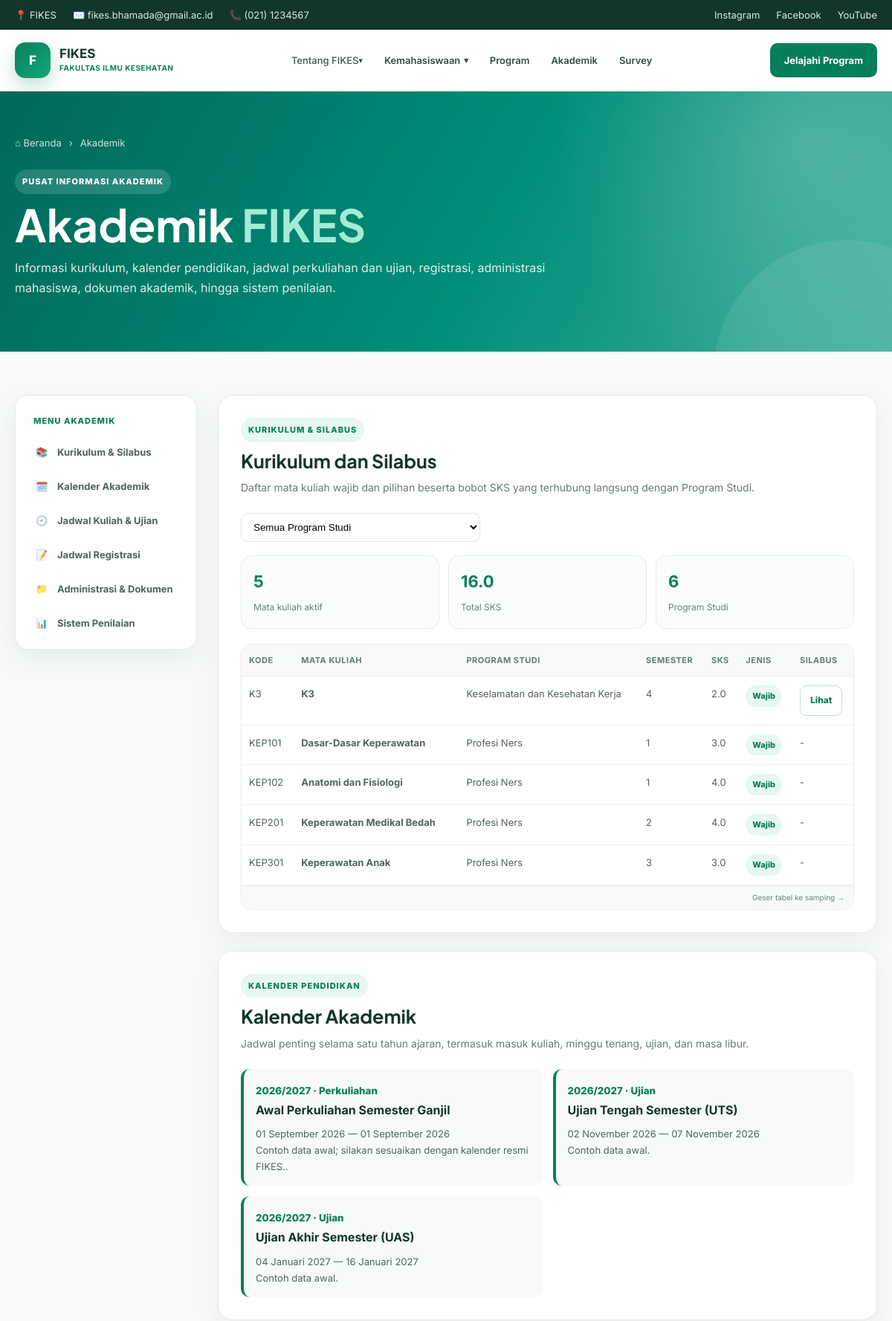
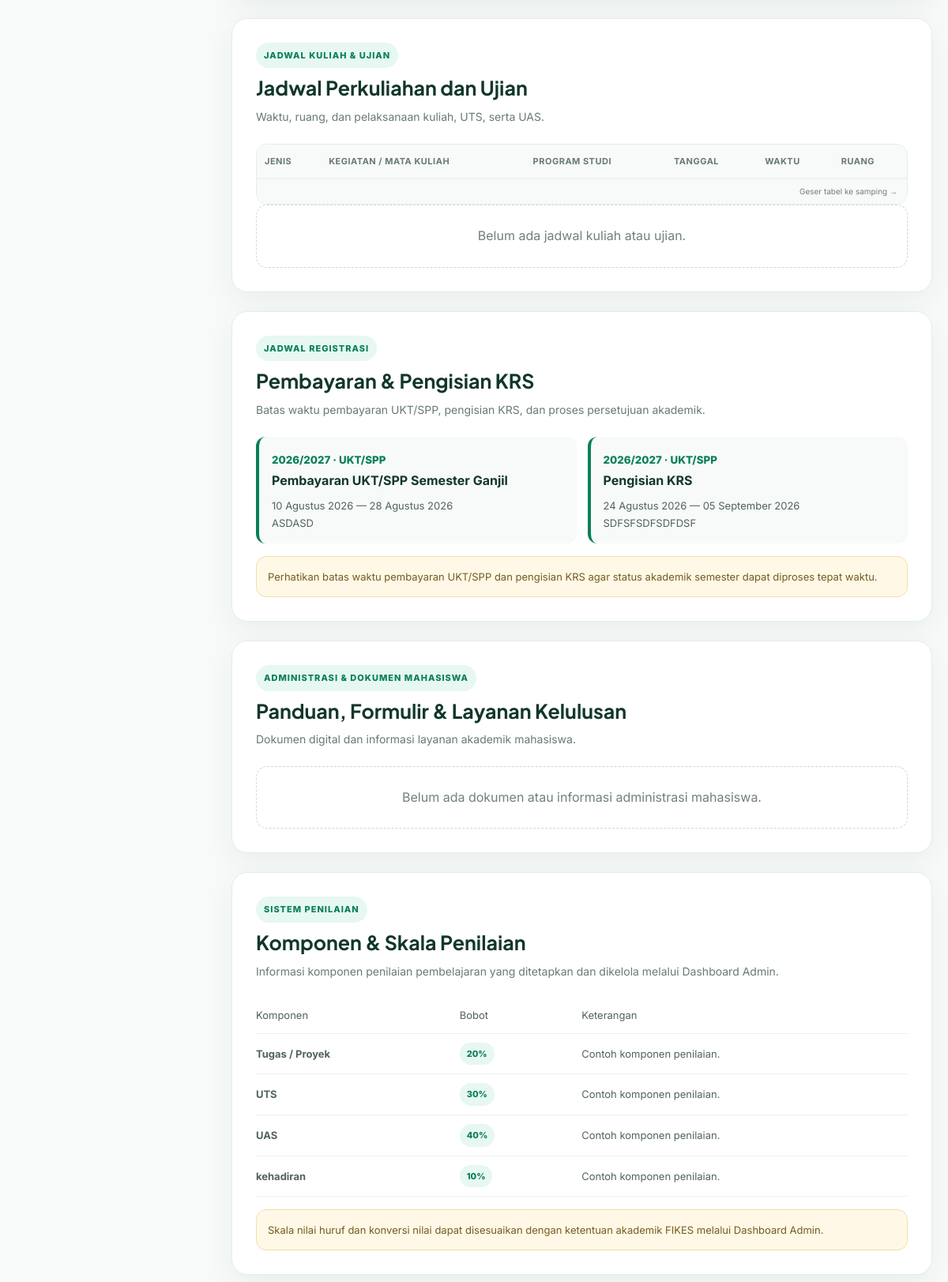
/page/akademik/akademik.php (upper part), run on the app's committed database (2 pictures, top to bottom).
### tables this page shows
CREATE TABLE `pengaturan` (
  `id` int(10) UNSIGNED NOT NULL,
  `nama_kampus` varchar(180) DEFAULT 'Fakultas Ilmu Kesehatan',
  `email` varchar(150) DEFAULT 'info@fikes.ac.id',
  `telepon` varchar(50) DEFAULT '(021) 1234567',
  `alamat` text DEFAULT NULL,
  `instagram` varchar(255) DEFAULT NULL,
  `facebook` varchar(255) DEFAULT NULL,
  `youtube` varchar(255) DEFAULT NULL,
  `maps_embed` text DEFAULT NULL
);

CREATE TABLE `prodi_kurikulum` (
  `id` int(11) NOT NULL,
  `prodi_id` int(11) NOT NULL,
  `kode_mk` varchar(30) DEFAULT NULL,
  `nama_mk` varchar(150) NOT NULL,
  `semester` varchar(30) DEFAULT NULL,
  `sks` decimal(4,1) DEFAULT 0.0,
  `jenis` varchar(50) DEFAULT NULL,
  `nomor_urut` int(11) NOT NULL DEFAULT 1,
  `created_at` timestamp NOT NULL DEFAULT current_timestamp()
);

CREATE TABLE `program_studi` (
  `id` int(10) UNSIGNED NOT NULL,
  `kode_prodi` varchar(30) NOT NULL,
  `nama` varchar(150) NOT NULL,
  `jenjang` varchar(50) NOT NULL,
  `gelar` varchar(80) DEFAULT NULL,
  `kaprodi_nama` varchar(150) DEFAULT NULL,
  `kaprodi_nidn` varchar(50) DEFAULT NULL,
  `kaprodi_email` varchar(150) DEFAULT NULL,
  `deskripsi` text DEFAULT NULL,
  `foto` varchar(255) DEFAULT NULL,
  `visi` text DEFAULT NULL,
  `akreditasi` varchar(100) DEFAULT NULL,
  `nomor_akreditasi` varchar(150) DEFAULT NULL,
  `tanggal_akreditasi` date DEFAULT NULL,
  `sekretaris_nama` varchar(150) DEFAULT NULL,
  `sekretaris_nidn` varchar(50) DEFAULT NULL,
  `kontak_telepon` varchar(50) DEFAULT NULL,
  `kontak_email` varchar(150) DEFAULT NULL,
  `alamat` varchar(255) DEFAULT NULL,
  `durasi_studi` varchar(50) DEFAULT NULL,
  `sks_lulus` int(11) DEFAULT NULL,
  `jumlah_tenaga_kependidikan` int(11) DEFAULT 0,
  `gambar` varchar(255) DEFAULT NULL,
  `brosur` varchar(255) DEFAULT NULL,
  `status` enum('aktif','nonaktif') DEFAULT 'aktif',
  `created_at` timestamp NOT NULL DEFAULT current_timestamp()
);

CREATE TABLE `akademik_kalender` (
  `id` int(11) NOT NULL,
  `tahun_ajaran` varchar(30) NOT NULL,
  `kategori` varchar(60) NOT NULL,
  `judul` varchar(255) NOT NULL,
  `tanggal_mulai` date NOT NULL,
  `tanggal_selesai` date DEFAULT NULL,
  `keterangan` text DEFAULT NULL,
  `nomor_urut` int(11) NOT NULL DEFAULT 1,
  `status` enum('aktif','nonaktif') NOT NULL DEFAULT 'aktif',
  `created_at` timestamp NOT NULL DEFAULT current_timestamp()
);

CREATE TABLE `akademik_registrasi` (
  `id` int(11) NOT NULL,
  `tahun_ajaran` varchar(30) NOT NULL,
  `jenis` enum('UKT/SPP','KRS','Persetujuan KRS','Registrasi') NOT NULL DEFAULT 'Registrasi',
  `judul` varchar(255) NOT NULL,
  `tanggal_mulai` date NOT NULL,
  `tanggal_selesai` date DEFAULT NULL,
  `keterangan` text DEFAULT NULL,
  `status` enum('aktif','nonaktif') NOT NULL DEFAULT 'aktif',
  `created_at` timestamp NOT NULL DEFAULT current_timestamp()
);

CREATE TABLE `akademik_penilaian` (
  `id` int(11) NOT NULL,
  `komponen` varchar(150) NOT NULL,
  `bobot` decimal(5,2) NOT NULL DEFAULT 0.00,
  `keterangan` varchar(255) DEFAULT NULL,
  `nomor_urut` int(11) NOT NULL DEFAULT 1,
  `status` enum('aktif','nonaktif') NOT NULL DEFAULT 'aktif',
  `created_at` timestamp NOT NULL DEFAULT current_timestamp()
);

### page/akademik/akademik.php (the view, shortened to what the rows shown need)
<?php
require_once __DIR__ . '/../../admin/config/database.php';
if (!function_exists('e')) {
  function e($v)
  {
    return htmlspecialchars($v ?? '', ENT_QUOTES, 'UTF-8');
  }
}
function tanggal_id($v)
{
  $b = ['Januari', 'Februari', 'Maret', 'April', 'Mei', 'Juni', 'Juli', 'Agustus', 'September', 'Oktober', 'November', 'Desember'];
  $t = strtotime($v);
  return $t ? date('d', $t) . ' ' . $b[(int)date('m', $t) - 1] . ' ' . date('Y', $t) : $v;
}
$kurikulum = $pdo->query("SELECT k.id,k.prodi_id,k.kode_mk,k.nama_mk,k.semester,k.sks,k.jenis,p.nama prodi_nama, (SELECT s.file_dokumen FROM akademik_silabus s WHERE s.kurikulum_id=k.id AND s.status='aktif' ORDER BY s.id DESC LIMIT 1) silabus_file FROM prodi_kurikulum k LEFT JOIN program_studi p ON p.id=k.prodi_id ORDER BY p.nama,k.semester,k.nomor_urut,k.id")->fetchAll();
$kalender = $pdo->query("SELECT * FROM akademik_kalender WHERE status='aktif' ORDER BY tanggal_mulai ASC,id ASC")->fetchAll();
$jadwal = $pdo->query("SELECT j.*,p.nama prodi_nama FROM akademik_jadwal j LEFT JOIN program_studi p ON p.id=j.prodi_id WHERE j.status='aktif' ORDER BY j.tanggal ASC,j.jam_mulai ASC,j.id ASC")->fetchAll();
$registrasi = $pdo->query("SELECT * FROM akademik_registrasi WHERE status='aktif' ORDER BY tanggal_mulai ASC,id ASC")->fetchAll();
$penilaian = $pdo->query("SELECT * FROM akademik_penilaian WHERE status='aktif' ORDER BY nomor_urut,id ASC")->fetchAll();
?>
<!doctype html>
<html lang="id">
<head>
  <link rel="stylesheet" href="/fikes/assets/css/style.css" />
</head>
<body>
  <?php require_once __DIR__ . '/../menu/topbar.php'; ?>
  <main>
    <section class="akademik-hero">
      <div class="container">
        <h1>Akademik <span>FIKES</span></h1>
      </div>
    </section>
    <section class="akademik-wrap">
      <div class="container">
        <div class="ak-layout">
          <div>
            <section class="ak-section" id="kurikulum">
              <div class="ak-section-head">
                <div><span class="ak-label">KURIKULUM &amp; SILABUS</span>
                  <h2>Kurikulum dan Silabus</h2>
                </div>
              </div>
              <div class="ak-table-wrap">
                <table class="ak-table" id="kurTable">
                  <thead>
                    <tr>
                      <th>Kode</th>
                      <th>Mata Kuliah</th>
                      <th>Program Studi</th>
                      <th>Semester</th>
                      <th>SKS</th>
                      <th>Jenis</th>
                      <th>Silabus</th>
                    </tr>
                  </thead>
                  <tbody><?php foreach ($kurikulum as $k): ?><tr data-prodi="<?= e($k['prodi_id']) ?>">
                        <td><?= e($k['kode_mk']) ?></td>
                        <td><strong><?= e($k['nama_mk']) ?></strong></td>
                        <td><?= e($k['prodi_nama']) ?></td>
                        <td><?= e($k['semester']) ?></td>
                        <td><?= number_format((float)$k['sks'], 1) ?></td>
                        <td><span class="ak-badge"><?= e($k['jenis'] ?: 'Wajib') ?></span></td>
                        <td><?php if (!empty($k['silabus_file'])): ?><a class="ak-btn outline"
                              href="/fikes/admin/uploads/akademik/<?= rawurlencode(basename($k['silabus_file'])) ?>"
                              target="_blank">Lihat</a><?php else: ?>- <?php endif; ?></td>
                      </tr><?php endforeach; ?></tbody>
                </table>
              </div>
            </section>
            <section class="ak-section" id="kalender">
              <div class="ak-section-head">
                <div><span class="ak-label">KALENDER PENDIDIKAN</span>
                  <h2>Kalender Akademik</h2>
                </div>
              </div>
              <div class="ak-calendar"><?php foreach ($kalender as $x): ?><div class="ak-event">
                    <small><?= e($x['tahun_ajaran']) ?> ·
                      <?= e($x['kategori']) ?></small><strong><?= e($x['judul']) ?></strong>
                    <p>
                      <?= tanggal_id($x['tanggal_mulai']) ?><?= $x['tanggal_selesai'] ? ' — ' . tanggal_id($x['tanggal_selesai']) : '' ?><?= $x['keterangan'] ? '<br>' . e($x['keterangan']) : '' ?>
                    </p>
                  </div><?php endforeach; ?></div><?php if (!$kalender): ?><div class="ak-empty">Belum ada kalender
                  akademik.</div><?php endif; ?>
            </section>
            <section class="ak-section" id="jadwal">
              <div class="ak-section-head">
                <div><span class="ak-label">JADWAL KULIAH &amp; UJIAN</span>
                  <h2>Jadwal Perkuliahan dan Ujian</h2>
                </div>
              </div>
              <div class="ak-table-wrap">
                <table class="ak-table">
                  <thead>
                    <tr>
                      <th>Jenis</th>
                      <th>Kegiatan / Mata Kuliah</th>
                      <th>Program Studi</th>
                      <th>Tanggal</th>
                      <th>Waktu</th>
                      <th>Ruang</th>
                    </tr>
                  </thead>
                </table>
              </div><?php if (!$jadwal): ?><div class="ak-empty">Belum ada jadwal kuliah atau ujian.</div>
              <?php endif; ?>
            </section>
            <section class="ak-section" id="registrasi">
              <div class="ak-section-head">
                <div><span class="ak-label">JADWAL REGISTRASI</span>
                  <h2>Pembayaran &amp; Pengisian KRS</h2>
                </div>
              </div>
              <div class="ak-calendar"><?php foreach ($registrasi as $r): ?><div class="ak-event">
                    <small><?= e($r['tahun_ajaran']) ?> ·
                      <?= e($r['jenis']) ?></small><strong><?= e($r['judul']) ?></strong>
                    <p>
                      <?= tanggal_id($r['tanggal_mulai']) ?><?= $r['tanggal_selesai'] ? ' — ' . tanggal_id($r['tanggal_selesai']) : '' ?><?= $r['keterangan'] ? '<br>' . e($r['keterangan']) : '' ?>
                    </p>
                  </div><?php endforeach; ?></div><?php if (!$registrasi): ?><div class="ak-empty">Belum ada jadwal
                  registrasi.</div><?php endif; ?>
            </section>
            <section class="ak-section" id="dokumen">
              <div class="ak-section-head">
                <div><span class="ak-label">ADMINISTRASI &amp; DOKUMEN MAHASISWA</span>
                  <h2>Panduan, Formulir &amp; Layanan Kelulusan</h2>
                </div>
              </div>
            </section>
            <section class="ak-section" id="penilaian">
              <div class="ak-section-head">
                <div><span class="ak-label">SISTEM PENILAIAN</span>
                  <h2>Komponen &amp; Skala Penilaian</h2>
                </div>
              </div>
              <?php foreach ($penilaian as $n): ?><div class="ak-rating">
                  <div><strong><?= e($n['komponen']) ?></strong></div>
                  <div><span class="ak-badge"><?= number_format((float)$n['bobot'], 0) ?>%</span></div>
                  <div><?= e($n['keterangan']) ?></div>
                </div><?php endforeach; ?><?php if (!$penilaian): ?><div class="ak-empty">Belum ada komponen penilaian.
                </div><?php endif; ?>
            </section>
          </div>
        </div>
      </div>
    </section>
  </main>
</body>
</html>

### page/menu/topbar.php (shortened to what the rows shown need)
<?php
require_once __DIR__ . '/../includes/site-settings.php';
$site = fikes_site_settings($pdo);
$siteName = fikes_setting_value($site, ['nama_website', 'site_name', 'website_name', 'nama', 'title'], 'FIKES');
$siteEmail = fikes_setting_value($site, ['email', 'email_website', 'email_kampus', 'email_fikes'], 'info@fikes.ac.id');
$sitePhone = fikes_setting_value($site, ['telepon', 'no_telepon', 'nomor_telepon', 'phone', 'telephone', 'telp'], '(021)
1234567');
?>
<div class="topbar">
  <div class="container topbar-inner">
    <div class="topbar-info">
      <span>📍 <?= e($siteName) ?></span>
      <span>✉️ <?= e($siteEmail) ?></span>
      <span>📞 <?= e($sitePhone) ?></span>
    </div>
  </div>
</div>

### data on the page
pengaturan: email "fikes.bhamada@gmail.ac.id", telepon "(021) 1234567"
prodi_kurikulum: kode_mk "K3", nama_mk "K3", program_studi.nama "Keselamatan dan Kesehatan Kerja", semester "4", sks "2.0", jenis "Wajib"
prodi_kurikulum: kode_mk "KEP101", nama_mk "Dasar-Dasar Keperawatan", program_studi.nama "Profesi Ners", semester "1", sks "3.0", jenis "Wajib"
prodi_kurikulum: kode_mk "KEP102", nama_mk "Anatomi dan Fisiologi", program_studi.nama "Profesi Ners", semester "1", sks "4.0", jenis "Wajib"
prodi_kurikulum: kode_mk "KEP201", nama_mk "Keperawatan Medikal Bedah", program_studi.nama "Profesi Ners", semester "2", sks "4.0", jenis "Wajib"
prodi_kurikulum: kode_mk "KEP301", nama_mk "Keperawatan Anak", program_studi.nama "Profesi Ners", semester "3", sks "3.0", jenis "Wajib"
akademik_kalender: tahun_ajaran "2026/2027", kategori "Perkuliahan", judul "Awal Perkuliahan Semester Ganjil", tanggal_mulai "01 September 2026", tanggal_selesai "01 September 2026", keterangan "Contoh data awal; silakan sesuaikan dengan kalender resmi FIKES.."
akademik_kalender: tahun_ajaran "2026/2027", kategori "Ujian", judul "Ujian Tengah Semester (UTS)", tanggal_mulai "02 November 2026", tanggal_selesai "07 November 2026", keterangan "Contoh data awal."
akademik_kalender: tahun_ajaran "2026/2027", kategori "Ujian", judul "Ujian Akhir Semester (UAS)", tanggal_mulai "04 Januari 2027", tanggal_selesai "16 Januari 2027", keterangan "Contoh data awal."
akademik_registrasi: tahun_ajaran "2026/2027", jenis "UKT/SPP", judul "Pembayaran UKT/SPP Semester Ganjil", tanggal_mulai "10 Agustus 2026", tanggal_selesai "28 Agustus 2026", keterangan "ASDASD"
akademik_registrasi: tahun_ajaran "2026/2027", jenis "UKT/SPP", judul "Pengisian KRS", tanggal_mulai "24 Agustus 2026", tanggal_selesai "05 September 2026", keterangan "SDFSFSDFSDFDSF"
akademik_penilaian: komponen "Tugas / Proyek", bobot "20", keterangan "Contoh komponen penilaian."
akademik_penilaian: komponen "UTS", bobot "30", keterangan "Contoh komponen penilaian."
akademik_penilaian: komponen "UAS", bobot "40", keterangan "Contoh komponen penilaian."
akademik_penilaian: komponen "kehadiran", bobot "10", keterangan "Contoh komponen penilaian."

### other printed values
$siteName "FIKES"
count($kurikulum) "5"
$totalSks "16.0"
count($prodiList) "6"
